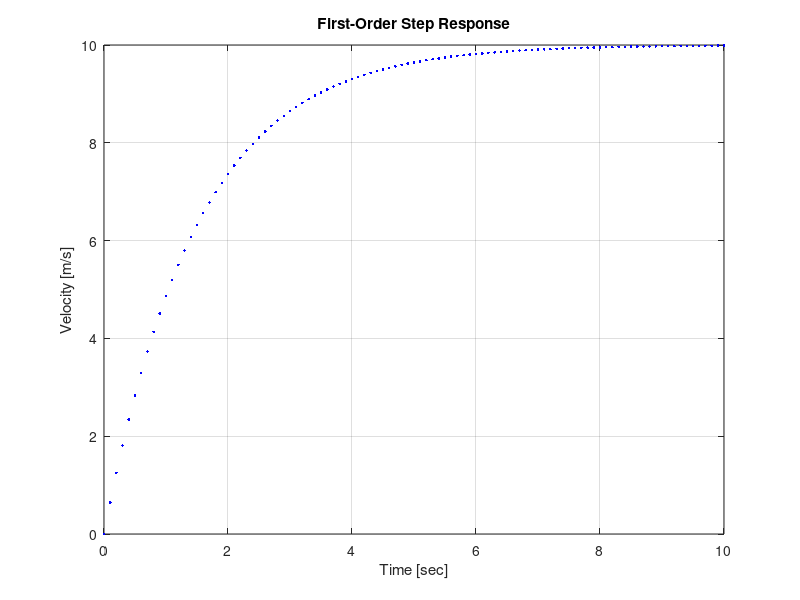

Reproduce this figure in MATLAB.
% Illustration of First-Order LTI Step Response

% Clear all the variables in the workspace
clear;

% System Parameters 
m = 15;       % mass [kg]
b = 10;      % linear drag [Ns/m]
Fstep = 100;  % amplitude of step force input [N]

% Describe a vector of times for the simulation
dt = 0.1;   % Time step [s]
Tend = 10;  % End of time horizon for simulation [s]
tt = 0:dt:Tend;  

% Analytical Solution
tau = m/b;
% Note that MATLAB can deal with the tt vector in this equation
% and output a vector of velcocities.
Veqn = Fstep/b*(1-exp(-tt/tau));  

% Plot the results
figure(1)
clf()
plot(tt,Veqn,'b.')
xlabel('Time [sec]')  % Always label the axes and include units!
ylabel('Velocity [m/s]')
title('First-Order Step Response')
grid on

